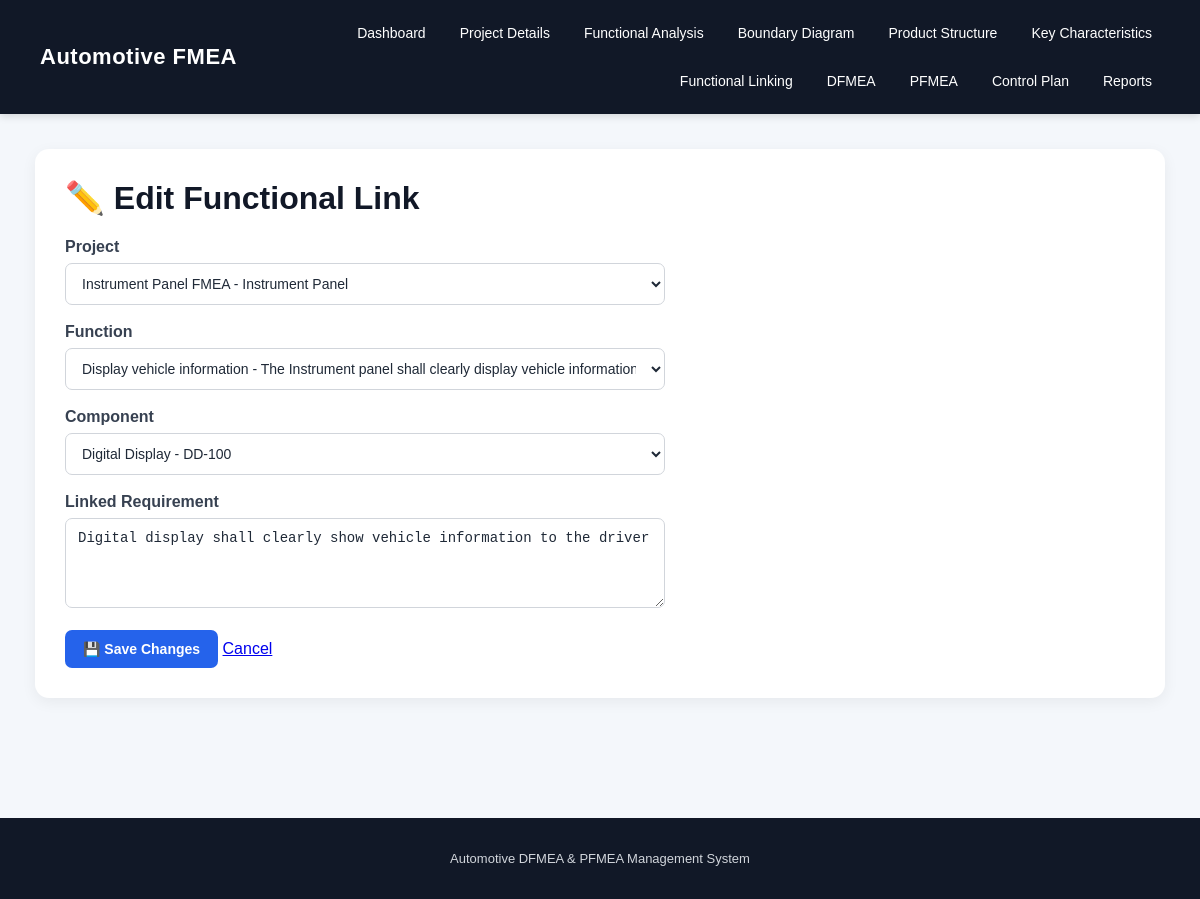
Screenshot of /functional-links/edit/1 (signed in) with the database file from the repository.
### tables this page shows
CREATE TABLE functional_links (
            id INTEGER PRIMARY KEY AUTOINCREMENT,
            project_id INTEGER,
            function_id INTEGER,
            component_id INTEGER,
            requirement TEXT,
            FOREIGN KEY (project_id) REFERENCES projects(id),
            FOREIGN KEY (function_id) REFERENCES functional_analysis(id),
            FOREIGN KEY (component_id) REFERENCES product_structure(id)
        );

CREATE TABLE projects (
            id INTEGER PRIMARY KEY AUTOINCREMENT,
            project_name TEXT NOT NULL,
            product_name TEXT,
            customer TEXT,
            project_number TEXT,
            created_date TEXT
        , oem_name TEXT DEFAULT 'Generic', compliance_mode TEXT DEFAULT 'AIAG-VDA 2019');

CREATE TABLE functional_analysis (
            id INTEGER PRIMARY KEY AUTOINCREMENT,
            project_id INTEGER,
            function TEXT,
            requirement TEXT, level TEXT, surrounding_assembly TEXT,
            FOREIGN KEY (project_id) REFERENCES projects(id)
        );

CREATE TABLE product_structure (
            id INTEGER PRIMARY KEY AUTOINCREMENT,
            project_id INTEGER NOT NULL,
            parent_id INTEGER,
            component_name TEXT NOT NULL,
            component_type TEXT,
            label TEXT,
            part_number TEXT,
            level INTEGER DEFAULT 0,
            description TEXT,
            FOREIGN KEY (project_id) REFERENCES projects(id),
            FOREIGN KEY (parent_id) REFERENCES product_structure(id)
        );

### app.py (the view, shortened to what this page needs)
@app.route(
    "/functional-links/edit/<int:record_id>",
    methods=["GET", "POST"]
)
def edit_functional_link(record_id):
    conn = get_db()
    record = conn.execute(
        """
        SELECT *
        FROM functional_links
        WHERE id = ?
        """,
        (record_id,)
    ).fetchone()
    if record is None:
        conn.close()
        return "Functional Link record not found", 404
    projects = conn.execute(
        """
        SELECT
            id,
            project_name,
            product_name
        FROM projects
        ORDER BY id DESC
        """
    ).fetchall()
    functions = conn.execute(
        """
        SELECT
            id,
            function,
            requirement
        FROM functional_analysis
        WHERE project_id = ?
        ORDER BY id
        """,
        (record["project_id"],)
    ).fetchall()
    components = conn.execute(
        """
        SELECT
            id,
            component_name,
            component_type,
            label,
            part_number,
            level
        FROM product_structure
        WHERE project_id = ?
        ORDER BY level, id
        """,
        (record["project_id"],)
    ).fetchall()
    conn.close()
    return render_template(
        "edit_functional_links.html",
        record=record,
        projects=projects,
        functions=functions,
        components=components
    )

### app.py (called while the page is built)
def get_db():
    os.makedirs("database", exist_ok=True)
    conn = sqlite3.connect(DATABASE)
    conn.row_factory = sqlite3.Row
    return conn

@app.before_request
def require_login():
    if request.endpoint in {"login", "static"}:
        return
    if "user_id" not in session:
        return redirect(url_for("login"))

### templates/edit_functional_links.html (shortened to what this page needs)
{% extends "base.html" %}
{% block content %}
<div class="container">
    <h1>✏️ Edit Functional Link</h1>
    <form method="POST">
        <label>
            <b>Project</b>
        </label>
        <select name="project_id" required>
            {% for project in projects %}
            <option
                value="{{ project['id'] }}"
                {% if record['project_id']|string == project['id']|string %}
                    selected
                {% endif %}
            >
                {{ project['project_name'] }}
                {% if project['product_name'] %}
                    - {{ project['product_name'] }}
                {% endif %}
            </option>
            {% endfor %}
        </select>
        <br><br>
        <label>
            <b>Function</b>
        </label>
        <select name="function_id" required>
            {% for function in functions %}
            <option
                value="{{ function['id'] }}"
                {% if record['function_id']|string == function['id']|string %}
                    selected
                {% endif %}
            >
                {{ function['function'] }}
                {% if function['requirement'] %}
                    - {{ function['requirement'] }}
                {% endif %}
            </option>
            {% endfor %}
        </select>
        <br><br>
        <label>
            <b>Component</b>
        </label>
        <select name="component_id" required>
            {% for component in components %}
            <option
                value="{{ component['id'] }}"
                {% if record['component_id']|string == component['id']|string %}
                    selected
                {% endif %}
            >
                {{ component['component_name'] }}
                {% if component['part_number'] %}
                    - {{ component['part_number'] }}
                {% endif %}
            </option>
            {% endfor %}
        </select>
        <br><br>
        <label>
            <b>Linked Requirement</b>
        </label>
        <textarea
            name="requirement"
            rows="4"
            required
        >{{ record['requirement'] or '' }}</textarea>
        <br><br>
        <button type="submit">
            💾 Save Changes
        </button>
        <a
            href="{{ url_for('functional_links', project_id=record['project_id']) }}"
            class="edit-btn"
        >
            Cancel
        </a>
    </form>
</div>
{% endblock %}

### static/css/style.css (style rules this page uses)
* { box-sizing: border-box; }
body { margin: 0; font-family: Arial, Helvetica, sans-serif; background: #f4f7fb; color: #1f2937; }
.primary-btn, button { display: inline-block; background: #2563eb; color: white; border: none; padding: 11px 18px; border-radius: 7px; cursor: pointer; text-decoration: none; font-size: 14px; font-weight: 600; transition: background 0.2s, transform 0.15s; }
.container { max-width: 1250px; margin: auto; background: white; padding: 30px; border-radius: 14px; box-shadow: 0 4px 15px rgba(0, 0, 0, 0.06); overflow-x: auto; }
.container h1 { margin-top: 0; color: #111827; }
form { margin-top: 15px; }
label { display: block; margin-bottom: 7px; color: #374151; font-weight: 500; }
input, select, textarea { width: 100%; max-width: 600px; padding: 11px 12px; border: 1px solid #d1d5db; border-radius: 7px; font-size: 14px; background: white; color: #1f2937; }
textarea { resize: vertical; min-height: 90px; }
input::placeholder, textarea::placeholder { color: #9ca3af; }
a { transition: color 0.2s; }

### rows the page displays
functional_links: project_id "Instrument Panel FMEA - Instrument Panel", function_id "Display vehicle information - The Instrument panel shall clearly display vehicle information to the driver", component_id "Digital Display - DD-100", requirement "Digital display shall clearly show vehicle information to the driver"
